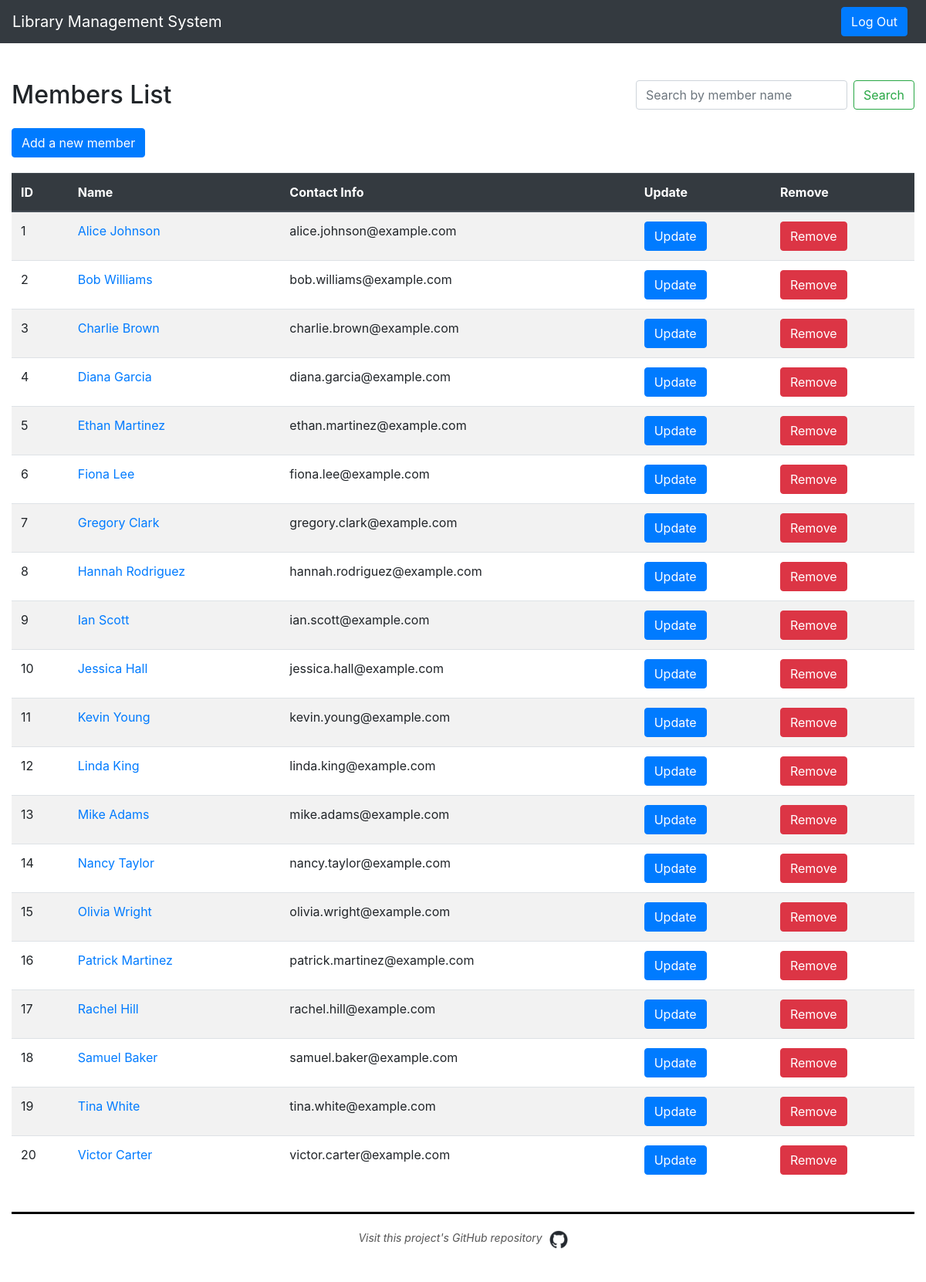
Page /members/member_search.php (signed in) on the committed database.
### tables this page shows
CREATE TABLE `members` (
  `member_id` int(11) NOT NULL,
  `name` varchar(255) NOT NULL,
  `contact_info` varchar(255) DEFAULT NULL
);

### members/update_remove_modals.php (the view, shortened to what this page needs)
<?php
$result = $conn->query($sql);
if ($result->num_rows > 0) {
    while($row = $result->fetch_assoc()) {
        echo "<tr>";
        echo "<td>".$row["member_id"]."</td>";
        echo "<td><a href='member_details.php?member_id=".$row["member_id"]."'>".$row["name"]."</a></td>";
        echo "<td>".$row["contact_info"]."</td>";
        echo "<td><button type='button' class='btn btn-primary' data-toggle='modal' data-target='#updateMemberModal".$row["member_id"]."'>Update</button></td>";
        echo "<td><button type='button' class='btn btn-danger' data-toggle='modal' data-target='#removeMemberModal".$row["member_id"]."'>Remove</button></td>";
        echo "</tr>";
    }
} else {
    echo "<tr><td colspan='9'>No members found.</td></tr>";
}
?>

### rows in the picture
members: member_id "1", name "Alice Johnson", contact_info "alice.johnson@example.com"
members: member_id "2", name "Bob Williams", contact_info "bob.williams@example.com"
members: member_id "3", name "Charlie Brown", contact_info "charlie.brown@example.com"
members: member_id "4", name "Diana Garcia", contact_info "diana.garcia@example.com"
members: member_id "5", name "Ethan Martinez", contact_info "ethan.martinez@example.com"
members: member_id "6", name "Fiona Lee", contact_info "fiona.lee@example.com"
members: member_id "7", name "Gregory Clark", contact_info "gregory.clark@example.com"
members: member_id "8", name "Hannah Rodriguez", contact_info "hannah.rodriguez@example.com"
members: member_id "9", name "Ian Scott", contact_info "ian.scott@example.com"
members: member_id "10", name "Jessica Hall", contact_info "jessica.hall@example.com"
members: member_id "11", name "Kevin Young", contact_info "kevin.young@example.com"
members: member_id "12", name "Linda King", contact_info "linda.king@example.com"
members: member_id "13", name "Mike Adams", contact_info "mike.adams@example.com"
members: member_id "14", name "Nancy Taylor", contact_info "nancy.taylor@example.com"
members: member_id "15", name "Olivia Wright", contact_info "olivia.wright@example.com"
members: member_id "16", name "Patrick Martinez", contact_info "patrick.martinez@example.com"
members: member_id "17", name "Rachel Hill", contact_info "rachel.hill@example.com"
members: member_id "18", name "Samuel Baker", contact_info "samuel.baker@example.com"
members: member_id "19", name "Tina White", contact_info "tina.white@example.com"
members: member_id "20", name "Victor Carter", contact_info "victor.carter@example.com"
